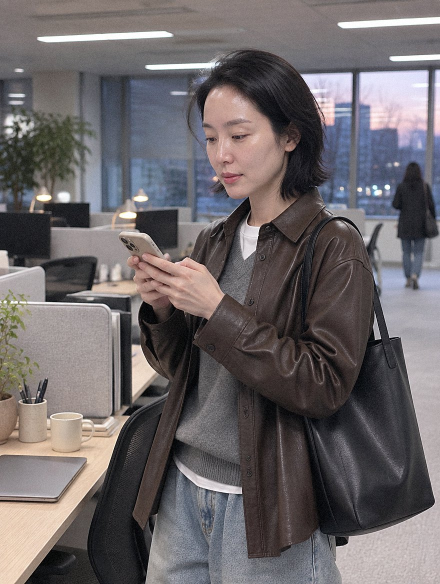
#> input picture persona/lee_00.jpg, 880 x 1168 px (shown at 1/2 size)
$ python -i info_clip.py   (imports and definitions only)
#> lines starting #> are read from the running program, lines starting #| are printed output that depends on the picture
# -*- coding: utf-8 -*-
"""정보형 클립 견본 (2026-10-23).

사용자 피드백: 지금 클립은 너무 감성적이라 무슨 메시지인지 모르겠다 → 답을 클립 안에서 주고,
더 자세한 건 블로그로. 화면이 단조롭지 않게 자막 타이핑, 표 정리 같은 움직임을 넣는다.

화면: 밝은 종이색 바탕 + 굵은 고딕(Pretendard) + 이선생 amber 강조. 내레이션 없음(음원은 앱에서).
장면 종류: hook(큰 글자 타이핑 + 형광펜) / cards(번호 카드) / table(표, 줄마다 등장) / list(체크) / end
사용: python info_clip.py <출력.mp4>
"""
import subprocess
import sys
from pathlib import Path

from PIL import Image, ImageDraw, ImageFilter, ImageFont

sys.path.insert(0, str(Path(__file__).parent))
from clip import FF  # noqa: E402

ROOT = Path(__file__).parent
FONT = {w: str(ROOT / "fonts" / f"Pretendard-{w}.otf") for w in ("ExtraBold", "Bold", "SemiBold", "Medium")}
W, H, FPS = 1080, 1920, 30
PAPER, INK, SUBINK, LINE = (245, 241, 234), (28, 28, 30), (110, 106, 100), (222, 215, 204)
AMBER, AMBER_SOFT, CARD = (226, 150, 40), (255, 214, 140), (255, 255, 255)
X0, X1 = 90, W - 150          # 오른쪽은 클립 버튼 자리라 비운다
CPS = 16                      # 타이핑 속도 (글자/초)

# 글마다 색을 바꾼다 (2026-10-29 사용자: "글에 따라서 스타일이 자유자재로 변형되어야 해")
ACCENTS = {"amber": ((226, 150, 40), (255, 214, 140)), "coral": ((226, 92, 70), (255, 200, 186)),
           "teal": ((18, 140, 130), (172, 228, 218)), "blue": ((50, 104, 220), (192, 212, 255)),
           "green": ((40, 150, 80), (190, 232, 196))}
THEMES = {"paper": ((245, 241, 234), (28, 28, 30), (110, 106, 100), (222, 215, 204), (255, 255, 255)),
          "night": ((24, 25, 30), (244, 240, 232), (158, 154, 148), (62, 63, 70), (38, 39, 46))}


# [6 lines left out: function set_theme, not called in this run]


def F(w, s):
    return ImageFont.truetype(FONT[w], s)


# [24 lines left out: functions fit, auto_dur, not called in this run]


def ease(t):
    t = min(max(t, 0.0), 1.0)
    return 1 - (1 - t) ** 3


# [4 lines left out: function typed, not called in this run]


def cursor(d, x, y, size, t):
    if int(t * 2.4) % 2 == 0:
        d.rectangle([x + 6, y + size * 0.12, x + 12, y + size * 1.08], fill=AMBER)


def backdrop(path):
    """글 사진을 흐리게 깔고 종이색을 덮어 보고서 같은 딱딱함을 누그러뜨린다 (2026-10-23 사용자 요청).
    조금 크게 만들어 두고 프레임마다 천천히 옮겨 잘라 쓴다."""
#> called with path = 'persona/lee_00.jpg'
    if not path or not Path(path).exists():
        return None
    src = Image.open(path).convert("RGB")
#> src is the input picture: PIL image 880x1168 RGB; mean R, G, B 108.2, 102.5, 104.4
    bw, bh = int(W * 1.12), int(H * 1.12)
    s = max(bw / src.width, bh / src.height)
#> s = 1.84
    src = src.resize((round(src.width * s), round(src.height * s)), Image.LANCZOS)
#> src: PIL image 1620x2150 RGB
    src = src.crop(((src.width - bw) // 2, (src.height - bh) // 2, (src.width - bw) // 2 + bw,
                    (src.height - bh) // 2 + bh)).filter(ImageFilter.GaussianBlur(22))
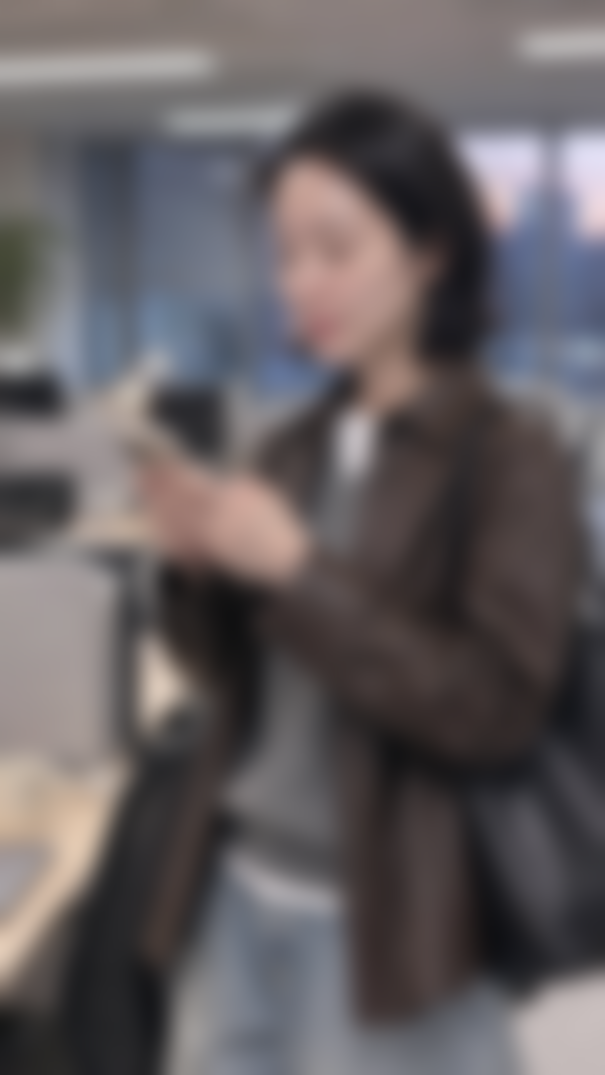
#> src: PIL image 1209x2150 RGB (shown at 1/2 size); mean R, G, B 100.2, 94.5, 96.7
    return Image.blend(src, Image.new("RGB", src.size, PAPER), 0.74)
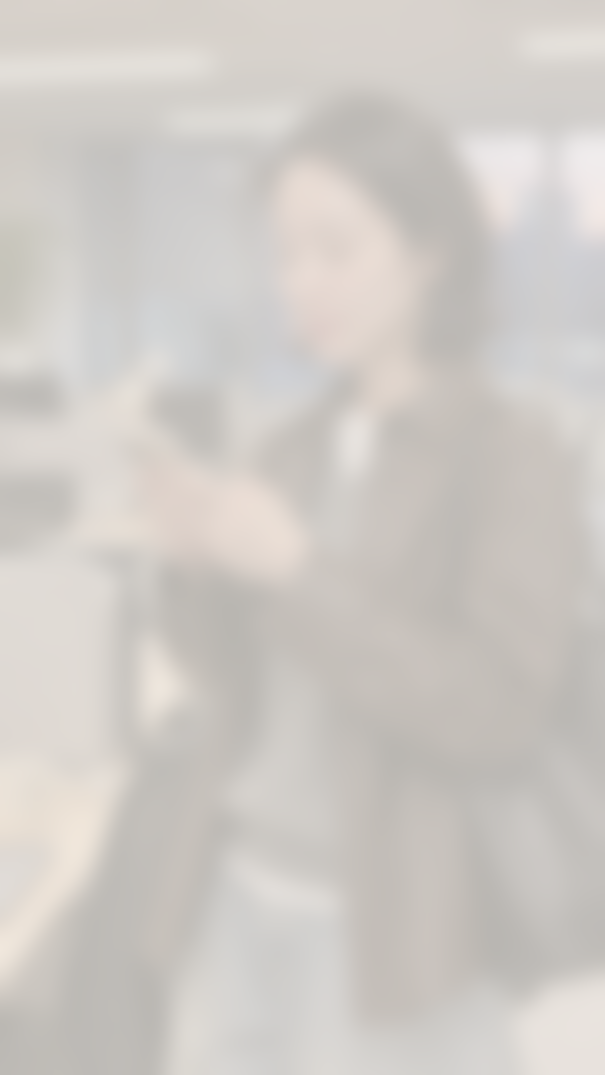
#> returned value: PIL image 1209x2150 RGB (shown at 1/2 size); mean R, G, B 206.9, 202.4, 197.8


# [206 lines left out: functions base, head, appear, s_quote, s_hook, s_cards and 4 more, not called in this run]


DRAW = {"photo": s_photo, "quote": s_quote, "hook": s_hook, "cards": s_cards, "table": s_table, "list": s_list, "end": s_end}


# [27 lines left out: function render, not called in this run]


# 견본: 2026-10-22 '퇴직금 지급기준, 계약직·알바도 받을 자격 있을까' (원고 내용만 씀)
JOB = {
    "channel": "역삼동 이선생 · 슬기로운 직장생활",
    "scenes": [
        {"type": "hook", "dur": 3.8, "lines": ["알바도", "퇴직금", "받습니다"], "em": "받습니다",
         "sub": "계약직 · 편의점 알바 모두 해당"},
        {"type": "cards", "dur": 5.0, "title": "조건은 두 가지",
         "items": [("같은 곳에서 1년 이상", "공백 없이 계속 일한 기간"),
                   ("주 15시간 이상", "4주 평균 소정근로시간")],
         "note": "근로자퇴직급여 보장법 제4조"},
        {"type": "table", "dur": 6.0, "title": "이런 경우도 받을까?", "cols": [0.64, 0.36],
         "header": ["경우", "퇴직금"],
         "rows": [["계약직", "받아요"], ["아르바이트", "받아요"], ["4대보험 미가입", "받아요"],
                  ["5인 미만 사업장", "받아요"], ["3개월씩 4번 갱신", "받아요"]],
         "note": "고용형태가 아니라 기간과 시간이 기준"},
        {"type": "table", "dur": 6.0, "title": "얼마나 받을까?", "cols": [0.58, 0.42],
         "header": ["계산", "예시"],
         "rows": [["퇴직 전 3개월 임금", "720만 원"], ["1일 평균 (÷90일)", "8만 원"],
                  ["× 30일", "240만 원"], ["근속 2년이면", "480만 원"]],
         "highlight": 3, "note": "무급휴직·병가 기간은 계산에서 뺀다"},
        {"type": "list", "dur": 6.6, "title": "놓치면 손해",
         "items": ["퇴사 후 14일 안에 지급", "안 주면 노동부에 진정", "소멸시효는 3년", "급여명세서 미리 챙기기"]},
        {"type": "end", "dur": 4.6, "lines": ["체크리스트·계산법", "전체 정리는", "블로그 글에"],
         "button": "블로그 글에서 전체 보기", "question": "퇴직금, 받아 본 적 있나요?"},
    ],
}

# 견본: 2026-10-23 '회사 밖에서도 통하는 능력 찾는 법, 명함 떼고 알았다' (에세이형, 원고 내용만 씀)
ESSAY = {
    "channel": "역삼동 이선생 · 슬기로운 직장생활",
    "scenes": [
        {"type": "quote", "dur": 5.0, "lines": ["선배, 팀장이었다는 거", "빼면 제가 뭘 했는지", "모르겠어요."],
         "who": "퇴사를 앞둔 후배 지원이"},
        {"type": "hook", "dur": 4.4, "size": 112, "lines": ["명함을 떼도", "남는 능력은", "동사에 있다"], "em": "동사",
         "sub": "직함·팀원·예산을 빼고 남는 것"},
        {"type": "table", "dur": 6.4, "title": "회사 안 vs 회사 밖", "cols": [0.24, 0.38, 0.38], "font": 46,
         "header": ["", "회사 안", "밖에서도 통함"],
         "rows": [["결정", "결재권으로", "데이터로 설득"], ["실행", "팀원에게 지시", "혼자 결과물"],
                  ["관계", "직급으로 신뢰", "처음 봐도 설득"], ["문제", "정해진 절차", "스스로 구조화"]]},
        {"type": "table", "dur": 6.0, "title": "이력서 동사 바꾸기", "cols": [0.5, 0.5],
         "header": ["이렇게 쓰면", "이렇게 바꿔요"],
         "rows": [["보고했다", "설득했다"], ["정리했다", "구조화했다"], ["담당했다", "숫자·결과로"],
                  ["총괄했다", "설계했다"]], "highlight": None,
         "note": "'담당·참여'는 자리를 말할 뿐, 행동을 말하지 않는다"},
        {"type": "quote", "dur": 5.2, "lines": ["복잡한 걸 쉬운 말로", "바꾸는 걸", "잘하는 거더라고요."],
         "who": "석 달 뒤, 다른 업계로 옮긴 지원이"},
        {"type": "end", "dur": 4.8, "lines": ["내 능력 찾는 5단계는", "블로그 글에"],
         "button": "블로그 글에서 전체 보기", "question": "회사 이름 빼고 나를 설명할 수 있나요?"},
    ],
}

# [10 lines not run here, left out]

>>> result = backdrop('persona/lee_00.jpg')

$ run again, on persona/lee_02.jpg
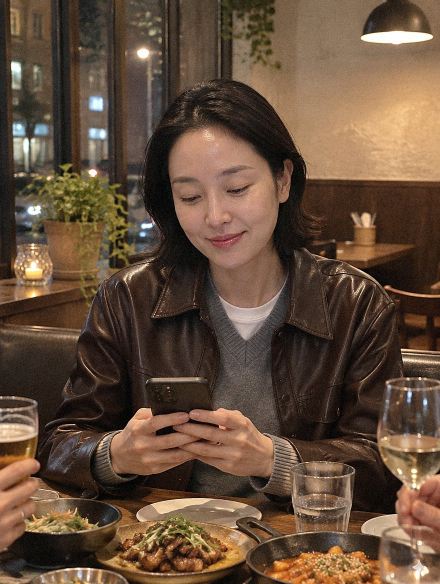
#> input picture persona/lee_02.jpg, 880 x 1168 px (shown at 1/2 size)
#> in backdrop, src is the input picture: PIL image 880x1168 RGB; mean R, G, B 100.1, 77.3, 59.1
#> in backdrop, `src = src.crop(((src.width - bw) // 2, (src.height - bh) // 2, (src.wi..`:
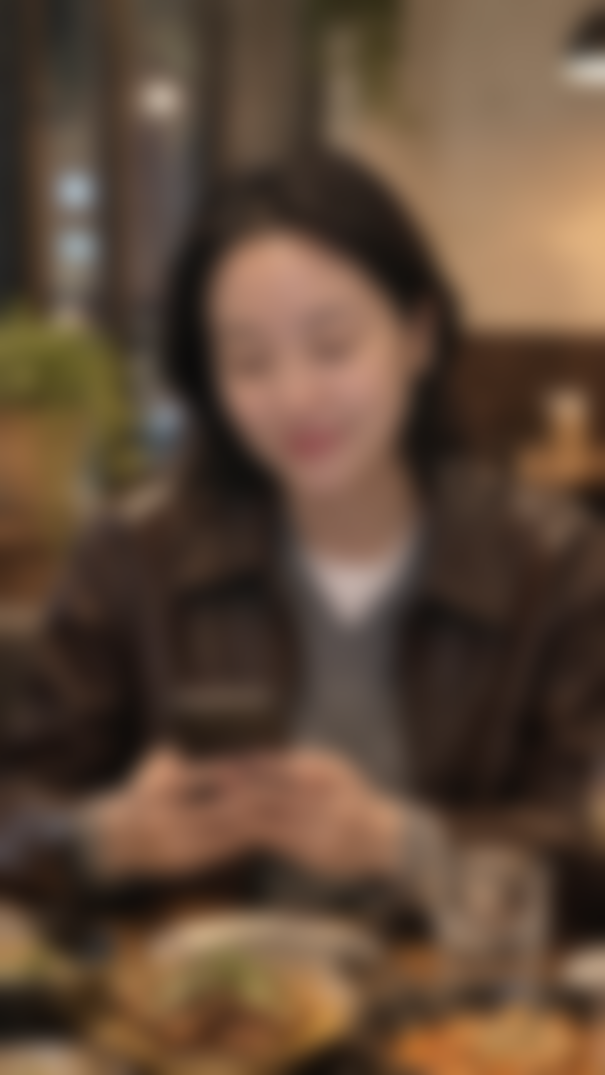
#> src: PIL image 1209x2150 RGB (shown at 1/2 size); mean R, G, B 96.2, 74, 56.7
#> in backdrop, `return Image.blend(src, Image.new("RGB", src.size, PAPER), 0.74)`:
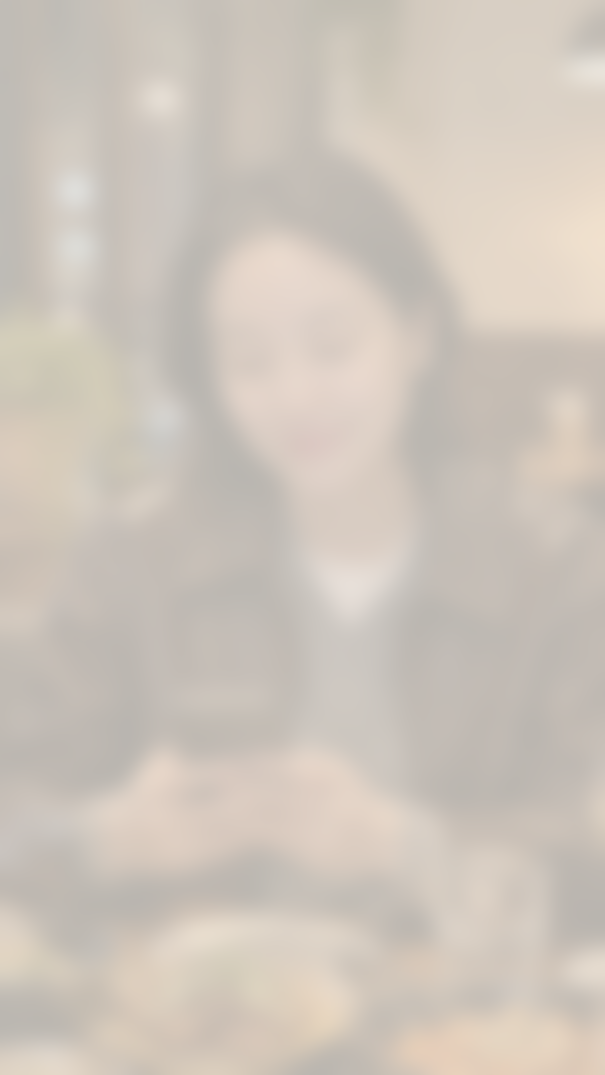
#> returned value: PIL image 1209x2150 RGB (shown at 1/2 size); mean R, G, B 205.8, 197.1, 187.4

$ run again, on persona/lee_03.jpg
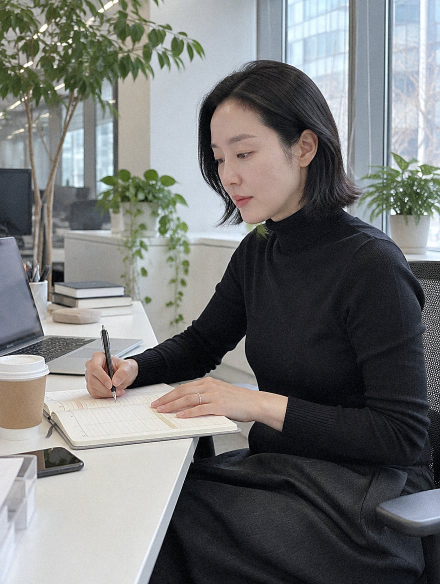
#> input picture persona/lee_03.jpg, 880 x 1168 px (shown at 1/2 size)
#> in backdrop, src is the input picture: PIL image 880x1168 RGB; mean R, G, B 117, 118.3, 117.8
#> in backdrop, `src = src.crop(((src.width - bw) // 2, (src.height - bh) // 2, (src.wi..`:
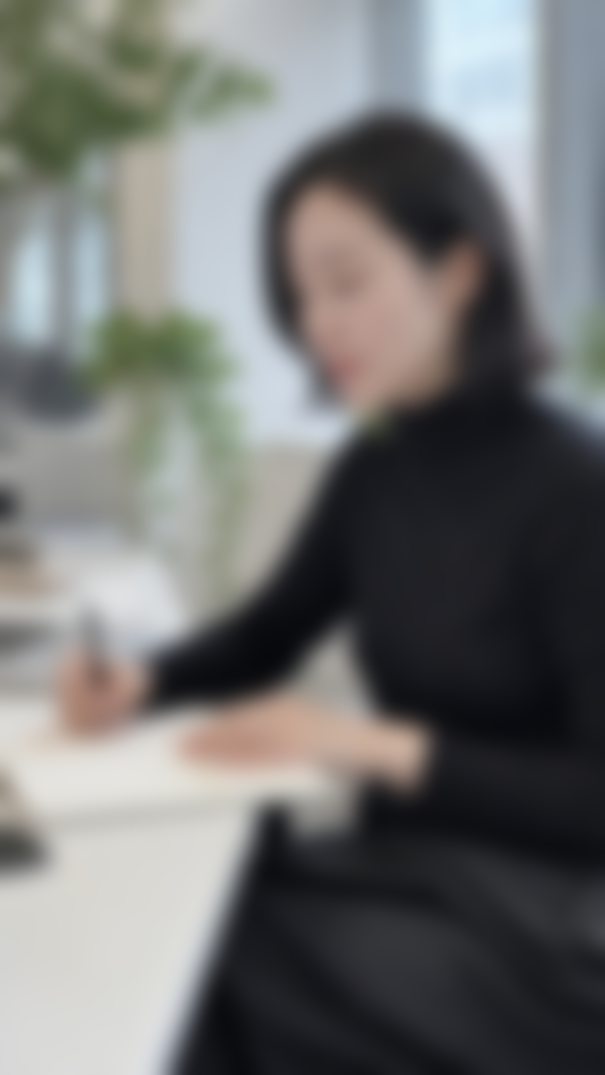
#> src: PIL image 1209x2150 RGB (shown at 1/2 size); mean R, G, B 114.5, 115.2, 114.2
#> in backdrop, `return Image.blend(src, Image.new("RGB", src.size, PAPER), 0.74)`:
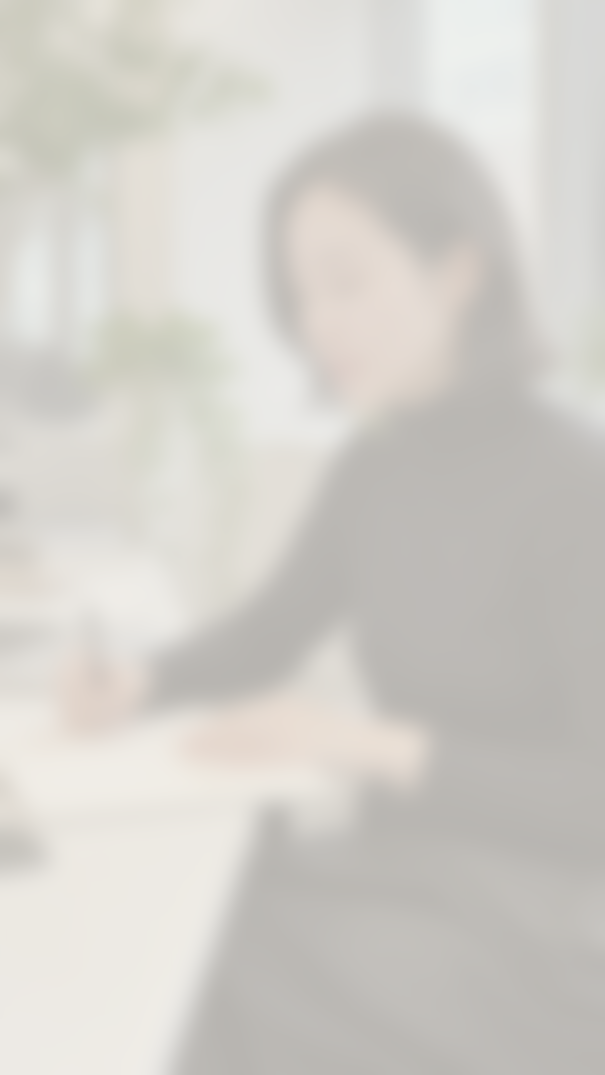
#> returned value: PIL image 1209x2150 RGB (shown at 1/2 size); mean R, G, B 210.6, 207.8, 202.4

$ run again, on persona/lee_04.jpg
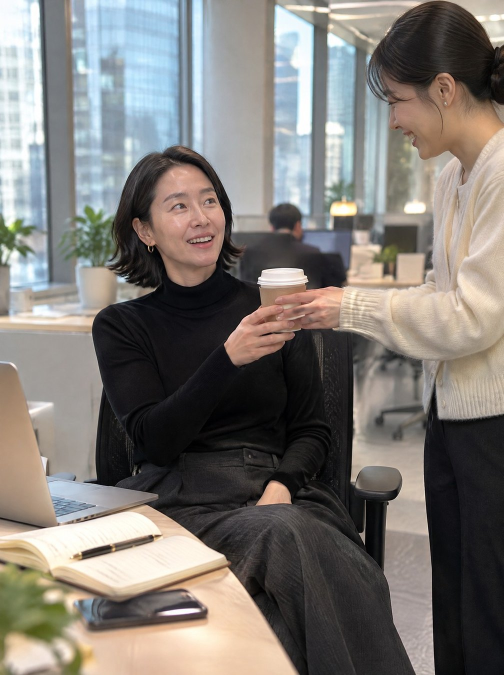
#> input picture persona/lee_04.jpg, 1008 x 1350 px (shown at 1/2 size)
#> in backdrop, src is the input picture: PIL image 1008x1350 RGB; mean R, G, B 125.9, 121.3, 116.4
#> in backdrop, `src = src.crop(((src.width - bw) // 2, (src.height - bh) // 2, (src.wi..`:
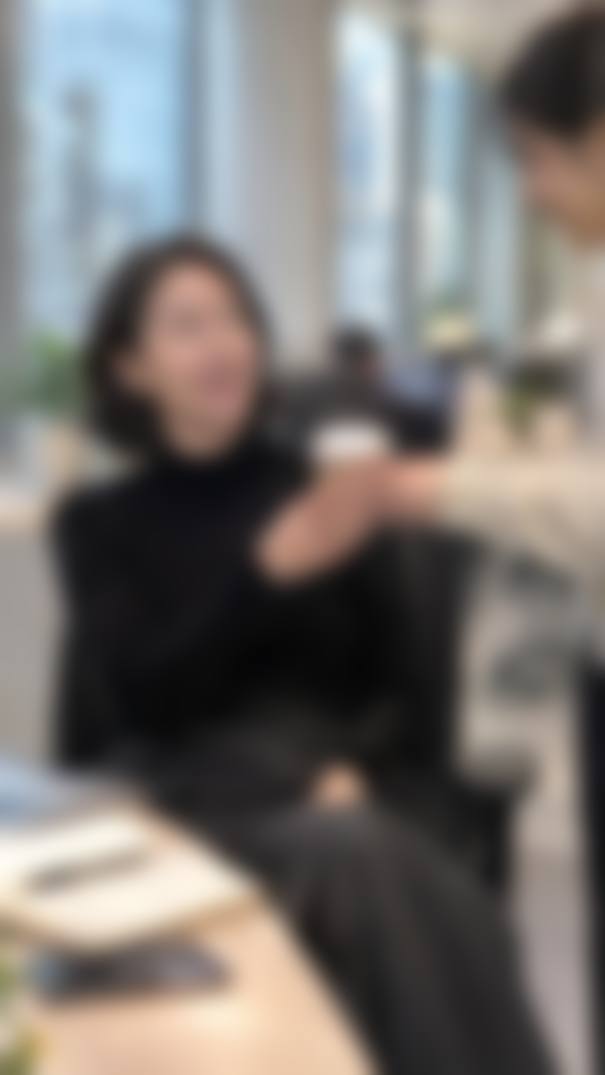
#> src: PIL image 1209x2150 RGB (shown at 1/2 size); mean R, G, B 120.8, 116.9, 113.6
#> in backdrop, `return Image.blend(src, Image.new("RGB", src.size, PAPER), 0.74)`:
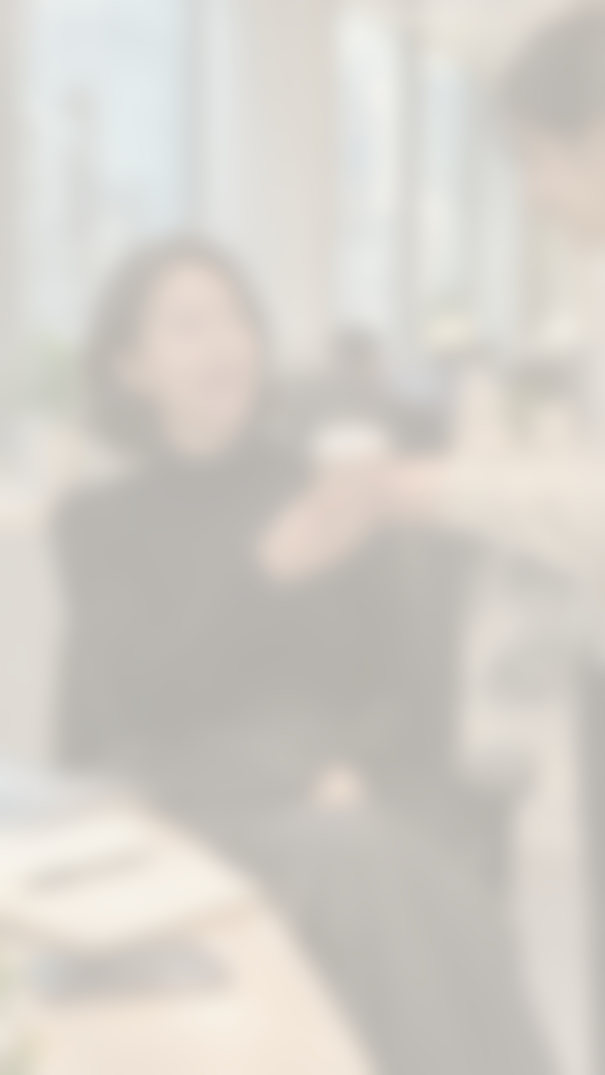
#> returned value: PIL image 1209x2150 RGB (shown at 1/2 size); mean R, G, B 212.2, 208.2, 202.2
